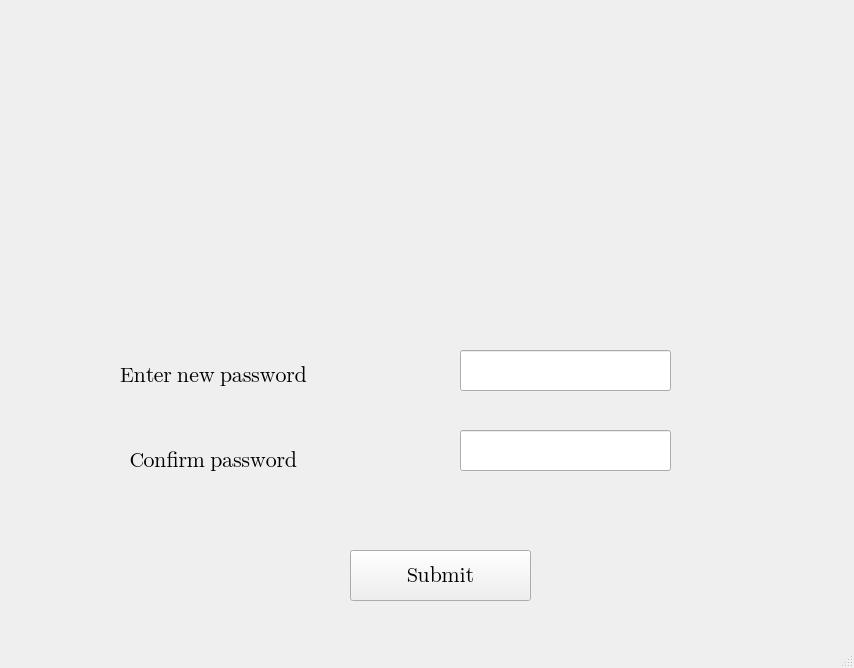
<?xml version="1.0" encoding="UTF-8"?>
<ui version="4.0">
 <class>forgotpass</class>
 <widget class="QMainWindow" name="forgotpass">
  <property name="geometry">
   <rect>
    <x>0</x>
    <y>0</y>
    <width>854</width>
    <height>668</height>
   </rect>
  </property>
  <property name="windowTitle">
   <string>MainWindow</string>
  </property>
  <widget class="QWidget" name="centralwidget">
   <widget class="QLineEdit" name="lineEdit">
    <property name="geometry">
     <rect>
      <x>460</x>
      <y>350</y>
      <width>211</width>
      <height>41</height>
     </rect>
    </property>
   </widget>
   <widget class="QLineEdit" name="lineEdit_2">
    <property name="geometry">
     <rect>
      <x>460</x>
      <y>430</y>
      <width>211</width>
      <height>41</height>
     </rect>
    </property>
   </widget>
   <widget class="QPushButton" name="pushButton">
    <property name="geometry">
     <rect>
      <x>350</x>
      <y>550</y>
      <width>181</width>
      <height>51</height>
     </rect>
    </property>
    <property name="font">
     <font>
      <family>Segoe UI Emoji</family>
      <pointsize>16</pointsize>
     </font>
    </property>
    <property name="text">
     <string>Submit</string>
    </property>
   </widget>
   <widget class="QLabel" name="label_2">
    <property name="geometry">
     <rect>
      <x>130</x>
      <y>440</y>
      <width>231</width>
      <height>41</height>
     </rect>
    </property>
    <property name="font">
     <font>
      <family>Segoe UI Emoji</family>
      <pointsize>16</pointsize>
     </font>
    </property>
    <property name="text">
     <string>Confirm password</string>
    </property>
   </widget>
   <widget class="QLabel" name="label">
    <property name="geometry">
     <rect>
      <x>120</x>
      <y>340</y>
      <width>241</width>
      <height>71</height>
     </rect>
    </property>
    <property name="font">
     <font>
      <family>Segoe UI Emoji</family>
      <pointsize>16</pointsize>
     </font>
    </property>
    <property name="text">
     <string>Enter new password</string>
    </property>
   </widget>
   <widget class="QLabel" name="label_3">
    <property name="geometry">
     <rect>
      <x>0</x>
      <y>0</y>
      <width>851</width>
      <height>311</height>
     </rect>
    </property>
    <property name="text">
     <string/>
    </property>
    <property name="pixmap">
     <pixmap>fp.jpg</pixmap>
    </property>
    <property name="scaledContents">
     <bool>true</bool>
    </property>
    <property name="openExternalLinks">
     <bool>true</bool>
    </property>
   </widget>
  </widget>
  <widget class="QStatusBar" name="statusbar"/>
 </widget>
 <resources/>
 <connections/>
</ui>
